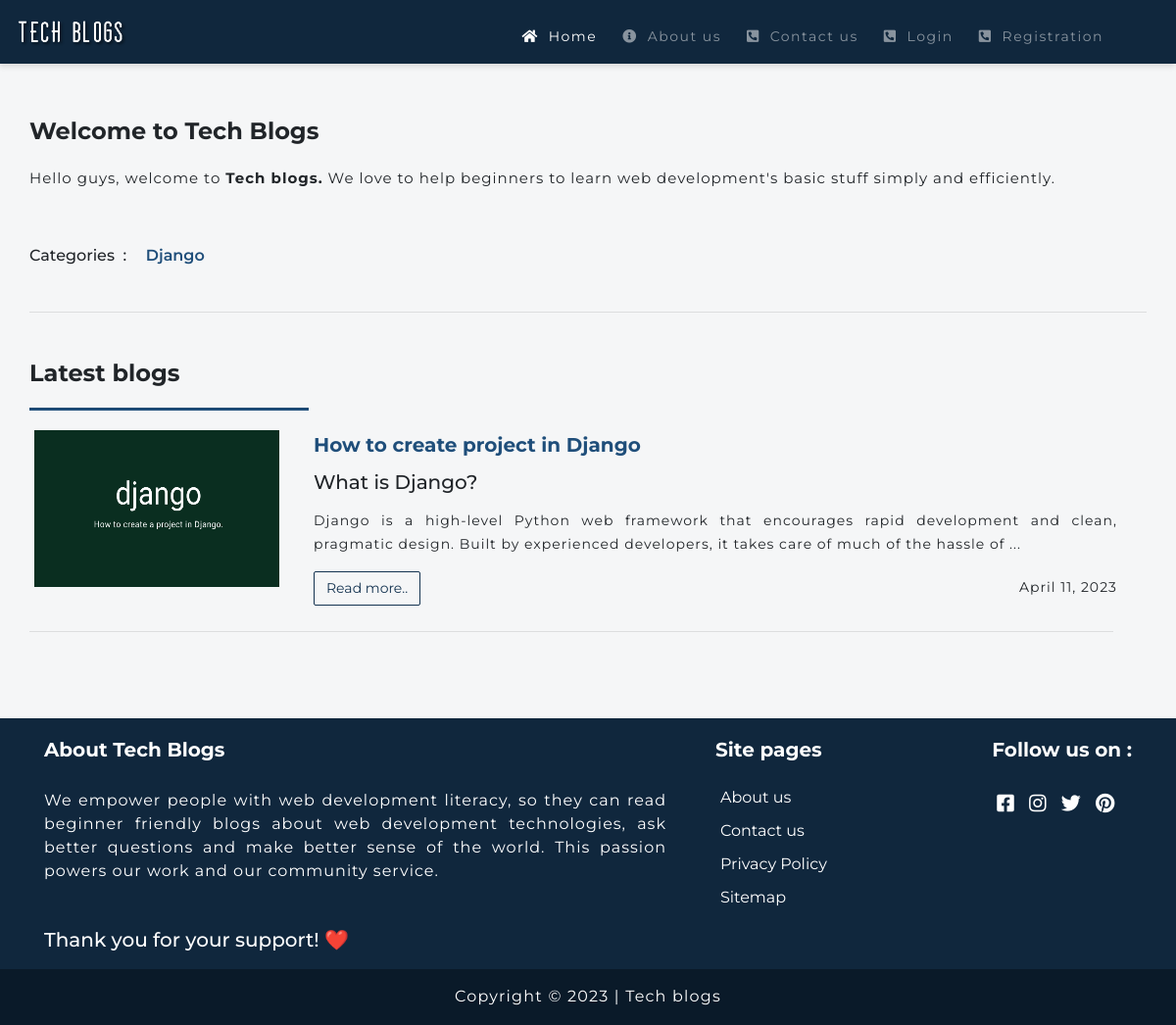
The page / on the database its author committed.
### tech_blog_app/models.py (models this page shows, shortened)
class Category(models.Model):
    name = models.CharField(max_length=50, primary_key=True)
    class Meta:
        verbose_name_plural = "categories"

class Blog(models.Model):
    title = models.CharField(max_length=100)
    category = models.ForeignKey('Category', on_delete=models.CASCADE)
    slug = models.SlugField(default='', max_length=200)
    image = models.ImageField()
    image_alt = models.CharField(max_length=100)
    blog_text = RichTextField()
    date_upload = models.DateTimeField(default=datetime.now())
    user = models.ForeignKey(User, on_delete=models.CASCADE)  # New field
    class Meta:
        ordering = ['-date_upload',]

### tech_blog_app/views.py (the view)
# urls.py: path("", views.index, name='index'),
def index(request):
    blog = Blog.objects.all().order_by('-date_upload')
    categories = Category.objects.all()
    return render(request, 'index.html', {'blog' : blog, 'categories':categories})

### templates/index.html
{% extends 'base.html' %}
{% load static %}
{% block nav_link_index %}active{% endblock %}
{% block content %}
<div class="container header mt-5">
	<h4><b>Welcome to Tech Blogs</b></h4>
	<div class="info-part">
		<p>Hello guys, welcome to <b>Tech blogs.</b> We love to help beginners to learn web development's basic stuff simply and efficiently.</p>
	</div><br>
	<div class="categories mb-5">
		<h6 class="me-3">Categories&nbsp; :&nbsp;</h6>
		{% for ct in categories %}
		<div class="category-link">
			<a href="{% url 'categories' ct.name %}" class="cat-link">{{ ct.name }}</a>
		</div>
		{% endfor %}
		<br><br>
		<hr>
	</div>
	<div class="first-part">
		<h4><b>Latest blogs</b></h4>
		<hr class="header-hr">
		{% for bg in blog %}
		<div class="post mt-3">
			<div class="row">
				<div class="col-lg-3 col-md-3 col-sm-12 col-12">
					<a href="{% url 'blog' bg.slug %}"><img src="{{ bg.image.url }}" alt="{{ bg.image_alt }}"></a>
				</div>
				<div class="col-lg-9 col-md-9 col-sm-12 col-12">
					<a href="{% url 'blog' bg.slug %}" class="blog-title">
						<h5><b>{{ bg.title }}</b></h5>
					</a>
					{{ bg.blog_text|safe|slice:"210" }}...
					<div class="post-read-part mt-3">
						<a href="{% url 'blog' bg.slug %}"><button class="btn btn-primary">Read more..</button></a>
						<p class="post-date">{{ bg.date_upload|date }}</p>
					</div>
				</div>
			</div>
		</div><hr class="blog-hr">
		{% endfor %}
	</div><br>
</div>
{% endblock %}

### static/css/style.css (style rules this page uses)
* { box-sizing: border-box; margin: 0px; padding: 0px; }
.container, .container-fluid { padding: 0px !important; }
.row { margin: 0px !important }
.col-1, .col-2, .col-3, .col-4, .col-5, .col-6, .col-7, .col-8, .col-9, .col-10, .col-11, .col-12, .col-sm-1, .col-sm-2, .col-sm-3, .col-sm-4, .col-sm-5, .com-sm-6, .col-sm-7, .col-sm-8, .col-sm-9, .col-sm-9, .col-sm-10, .col-sm-11, .col-sm-12 { padding: 0 5px !important; }
body { font: 20px Montserrat, sans-serif !important; background-color: #f5f6f7 !important; }
.header { padding: 10px; margin-top: 15px; }
.header .categories h6 { display: inline-block; }
.header .categories .category-link { display: inline-block; }
.header .categories .category-link .cat-link { font-size: 16px; margin: 0 10px; color: #1f4e7a; font-weight: 600; }
.header .info-part p { padding: 10px 25px 10px 0px; font-size: 15px; line-height: 2; letter-spacing: 1px; text-align: justify; text-justify: inter-word; }
.header .first-part hr { width: 97%; }
.header .first-part .post img { width: 260px; height: 160px; padding-right: 10px; }
.header .first-part .post h5 { line-height: 1.5; }
.header .first-part .post a { color: #1f4e7a; }
.header .first-part .post p { font-size: 14px; line-height: 1.7; letter-spacing: 1px; text-align: justify; text-justify: inter-word; padding: 5px 25px 0 0; display: -webkit-box; -webkit-line-clamp: 3; -webkit-box-orient: vertical; overflow: hidden; }
.header .first-part .post .post-read-part button { float: left; border: 1px solid #153451; border-radius: 2px; background-color: transparent; color: #153451; font-size: 14px; }
.header .first-part .post .post-read-part .post-date { float: right; }
::placeholder { font-size: 14px; }
.header-hr, .first-part .header-hr { width: 25% !important; height: 2px; margin: 20px 0; background-color: #1f4e7a; }

### rows shown on the page
Category: name "Django"
Blog: image (picture), title "How to create project in Django", blog_text "What is Django? Django is a high-level Python web framework that encourages rapid development and clean, pragmatic design. Built by experienced developers, it takes care of much of the hassle of", date_upload "April 11, 2023"
